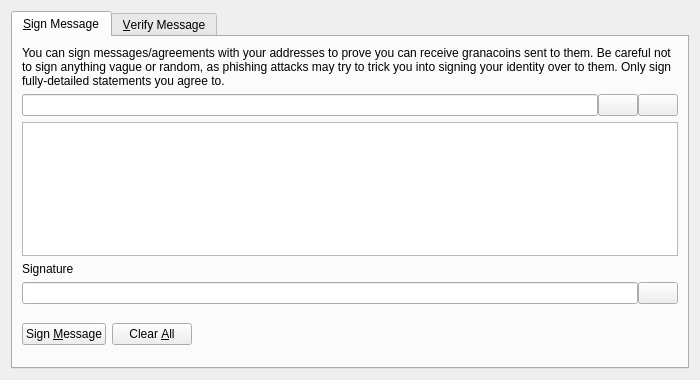
<?xml version="1.0" encoding="UTF-8"?>
<ui version="4.0">
 <class>SignVerifyMessageDialog</class>
 <widget class="QDialog" name="SignVerifyMessageDialog">
  <property name="geometry">
   <rect>
    <x>0</x>
    <y>0</y>
    <width>700</width>
    <height>380</height>
   </rect>
  </property>
  <property name="windowTitle">
   <string>Signatures - Sign / Verify a Message</string>
  </property>
  <property name="modal">
   <bool>true</bool>
  </property>
  <layout class="QVBoxLayout" name="verticalLayout">
   <item>
    <widget class="QTabWidget" name="tabWidget">
     <property name="currentIndex">
      <number>0</number>
     </property>
     <widget class="QWidget" name="tabSignMessage">
      <attribute name="title">
       <string>&amp;Sign Message</string>
      </attribute>
      <layout class="QVBoxLayout" name="verticalLayout_SM">
       <item>
        <widget class="QLabel" name="infoLabel_SM">
         <property name="text">
          <string>You can sign messages/agreements with your addresses to prove you can receive granacoins sent to them. Be careful not to sign anything vague or random, as phishing attacks may try to trick you into signing your identity over to them. Only sign fully-detailed statements you agree to.</string>
         </property>
         <property name="textFormat">
          <enum>Qt::PlainText</enum>
         </property>
         <property name="wordWrap">
          <bool>true</bool>
         </property>
        </widget>
       </item>
       <item>
        <layout class="QHBoxLayout" name="horizontalLayout_1_SM">
         <property name="spacing">
          <number>0</number>
         </property>
         <item>
          <widget class="QValidatedLineEdit" name="addressIn_SM">
           <property name="toolTip">
            <string>The Granacoin address to sign the message with</string>
           </property>
          </widget>
         </item>
         <item>
          <widget class="QPushButton" name="addressBookButton_SM">
           <property name="toolTip">
            <string>Choose previously used address</string>
           </property>
           <property name="text">
            <string/>
           </property>
           <property name="icon">
            <iconset resource="../bitcoin.qrc">
             <normaloff>:/icons/address-book</normaloff>:/icons/address-book</iconset>
           </property>
           <property name="shortcut">
            <string>Alt+A</string>
           </property>
           <property name="autoDefault">
            <bool>false</bool>
           </property>
          </widget>
         </item>
         <item>
          <widget class="QPushButton" name="pasteButton_SM">
           <property name="toolTip">
            <string>Paste address from clipboard</string>
           </property>
           <property name="text">
            <string/>
           </property>
           <property name="icon">
            <iconset resource="../bitcoin.qrc">
             <normaloff>:/icons/editpaste</normaloff>:/icons/editpaste</iconset>
           </property>
           <property name="shortcut">
            <string>Alt+P</string>
           </property>
           <property name="autoDefault">
            <bool>false</bool>
           </property>
          </widget>
         </item>
        </layout>
       </item>
       <item>
        <widget class="QPlainTextEdit" name="messageIn_SM">
         <property name="toolTip">
          <string>Enter the message you want to sign here</string>
         </property>
        </widget>
       </item>
       <item>
        <widget class="QLabel" name="signatureLabel_SM">
         <property name="text">
          <string>Signature</string>
         </property>
         <property name="textFormat">
          <enum>Qt::PlainText</enum>
         </property>
        </widget>
       </item>
       <item>
        <layout class="QHBoxLayout" name="horizontalLayout_2_SM">
         <property name="spacing">
          <number>0</number>
         </property>
         <item>
          <widget class="QLineEdit" name="signatureOut_SM">
           <property name="font">
            <font>
             <italic>true</italic>
            </font>
           </property>
           <property name="readOnly">
            <bool>true</bool>
           </property>
          </widget>
         </item>
         <item>
          <widget class="QPushButton" name="copySignatureButton_SM">
           <property name="toolTip">
            <string>Copy the current signature to the system clipboard</string>
           </property>
           <property name="text">
            <string/>
           </property>
           <property name="icon">
            <iconset resource="../bitcoin.qrc">
             <normaloff>:/icons/editcopy</normaloff>:/icons/editcopy</iconset>
           </property>
           <property name="autoDefault">
            <bool>false</bool>
           </property>
          </widget>
         </item>
        </layout>
       </item>
       <item>
        <layout class="QHBoxLayout" name="horizontalLayout_3_SM">
         <item>
          <widget class="QPushButton" name="signMessageButton_SM">
           <property name="toolTip">
            <string>Sign the message to prove you own this Granacoin address</string>
           </property>
           <property name="text">
            <string>Sign &amp;Message</string>
           </property>
           <property name="icon">
            <iconset resource="../bitcoin.qrc">
             <normaloff>:/icons/edit</normaloff>:/icons/edit</iconset>
           </property>
           <property name="autoDefault">
            <bool>false</bool>
           </property>
          </widget>
         </item>
         <item>
          <widget class="QPushButton" name="clearButton_SM">
           <property name="toolTip">
            <string>Reset all sign message fields</string>
           </property>
           <property name="text">
            <string>Clear &amp;All</string>
           </property>
           <property name="icon">
            <iconset resource="../bitcoin.qrc">
             <normaloff>:/icons/remove</normaloff>:/icons/remove</iconset>
           </property>
           <property name="autoDefault">
            <bool>false</bool>
           </property>
          </widget>
         </item>
         <item>
          <spacer name="horizontalSpacer_1_SM">
           <property name="orientation">
            <enum>Qt::Horizontal</enum>
           </property>
           <property name="sizeHint" stdset="0">
            <size>
             <width>40</width>
             <height>48</height>
            </size>
           </property>
          </spacer>
         </item>
         <item>
          <widget class="QLabel" name="statusLabel_SM">
           <property name="font">
            <font>
             <weight>75</weight>
             <bold>true</bold>
            </font>
           </property>
           <property name="text">
            <string/>
           </property>
           <property name="wordWrap">
            <bool>true</bool>
           </property>
          </widget>
         </item>
         <item>
          <spacer name="horizontalSpacer_2_SM">
           <property name="orientation">
            <enum>Qt::Horizontal</enum>
           </property>
           <property name="sizeHint" stdset="0">
            <size>
             <width>40</width>
             <height>48</height>
            </size>
           </property>
          </spacer>
         </item>
        </layout>
       </item>
      </layout>
     </widget>
     <widget class="QWidget" name="tabVerifyMessage">
      <attribute name="title">
       <string>&amp;Verify Message</string>
      </attribute>
      <layout class="QVBoxLayout" name="verticalLayout_VM">
       <item>
        <widget class="QLabel" name="infoLabel_VM">
         <property name="text">
          <string>Enter the receiver's address, message (ensure you copy line breaks, spaces, tabs, etc. exactly) and signature below to verify the message. Be careful not to read more into the signature than what is in the signed message itself, to avoid being tricked by a man-in-the-middle attack. Note that this only proves the signing party receives with the address, it cannot prove sendership of any transaction!</string>
         </property>
         <property name="textFormat">
          <enum>Qt::PlainText</enum>
         </property>
         <property name="alignment">
          <set>Qt::AlignLeading|Qt::AlignLeft|Qt::AlignTop</set>
         </property>
         <property name="wordWrap">
          <bool>true</bool>
         </property>
        </widget>
       </item>
       <item>
        <layout class="QHBoxLayout" name="horizontalLayout_1_VM">
         <property name="spacing">
          <number>0</number>
         </property>
         <item>
          <widget class="QValidatedLineEdit" name="addressIn_VM">
           <property name="toolTip">
            <string>The Granacoin address the message was signed with</string>
           </property>
          </widget>
         </item>
         <item>
          <widget class="QPushButton" name="addressBookButton_VM">
           <property name="toolTip">
            <string>Choose previously used address</string>
           </property>
           <property name="text">
            <string/>
           </property>
           <property name="icon">
            <iconset resource="../bitcoin.qrc">
             <normaloff>:/icons/address-book</normaloff>:/icons/address-book</iconset>
           </property>
           <property name="shortcut">
            <string>Alt+A</string>
           </property>
           <property name="autoDefault">
            <bool>false</bool>
           </property>
          </widget>
         </item>
        </layout>
       </item>
       <item>
        <widget class="QPlainTextEdit" name="messageIn_VM"/>
       </item>
       <item>
        <widget class="QValidatedLineEdit" name="signatureIn_VM"/>
       </item>
       <item>
        <layout class="QHBoxLayout" name="horizontalLayout_2_VM">
         <item>
          <widget class="QPushButton" name="verifyMessageButton_VM">
           <property name="toolTip">
            <string>Verify the message to ensure it was signed with the specified Granacoin address</string>
           </property>
           <property name="text">
            <string>Verify &amp;Message</string>
           </property>
           <property name="icon">
            <iconset resource="../bitcoin.qrc">
             <normaloff>:/icons/transaction_0</normaloff>:/icons/transaction_0</iconset>
           </property>
           <property name="autoDefault">
            <bool>false</bool>
           </property>
          </widget>
         </item>
         <item>
          <widget class="QPushButton" name="clearButton_VM">
           <property name="toolTip">
            <string>Reset all verify message fields</string>
           </property>
           <property name="text">
            <string>Clear &amp;All</string>
           </property>
           <property name="icon">
            <iconset resource="../bitcoin.qrc">
             <normaloff>:/icons/remove</normaloff>:/icons/remove</iconset>
           </property>
           <property name="autoDefault">
            <bool>false</bool>
           </property>
          </widget>
         </item>
         <item>
          <spacer name="horizontalSpacer_1_VM">
           <property name="orientation">
            <enum>Qt::Horizontal</enum>
           </property>
           <property name="sizeHint" stdset="0">
            <size>
             <width>40</width>
             <height>48</height>
            </size>
           </property>
          </spacer>
         </item>
         <item>
          <widget class="QLabel" name="statusLabel_VM">
           <property name="font">
            <font>
             <weight>75</weight>
             <bold>true</bold>
            </font>
           </property>
           <property name="text">
            <string/>
           </property>
           <property name="wordWrap">
            <bool>true</bool>
           </property>
          </widget>
         </item>
         <item>
          <spacer name="horizontalSpacer_2_VM">
           <property name="orientation">
            <enum>Qt::Horizontal</enum>
           </property>
           <property name="sizeHint" stdset="0">
            <size>
             <width>40</width>
             <height>48</height>
            </size>
           </property>
          </spacer>
         </item>
        </layout>
       </item>
      </layout>
     </widget>
    </widget>
   </item>
  </layout>
 </widget>
 <customwidgets>
  <customwidget>
   <class>QValidatedLineEdit</class>
   <extends>QLineEdit</extends>
   <header>qt/qvalidatedlineedit.h</header>
  </customwidget>
 </customwidgets>
 <resources>
  <include location="../bitcoin.qrc"/>
 </resources>
 <connections/>
</ui>
